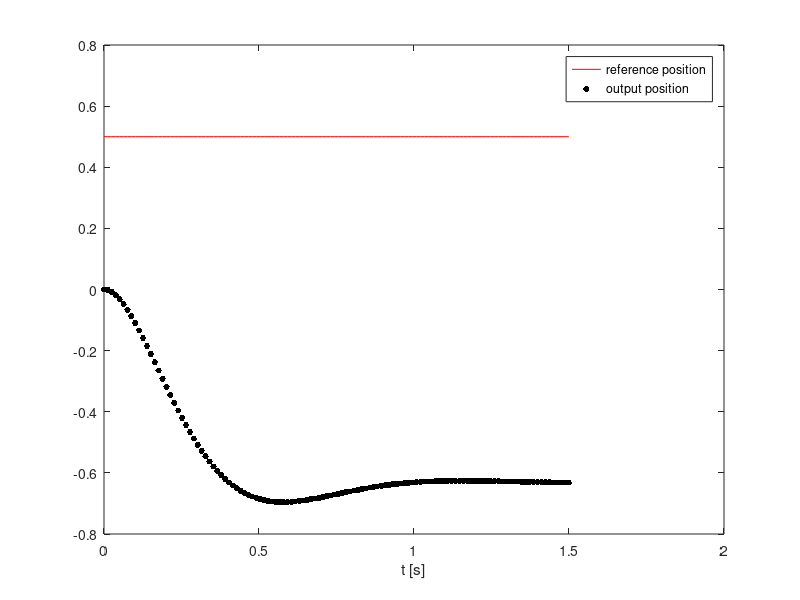

Recreate this plot in MATLAB.
clear all
clc
T=0.0126
%state-space model in modal coordinates
A = [0.9798 0.1232; -.1232 .9798];
B = [0.0127 ; 0.0375];
C=[.0306 -.0083];
D=[0];

Nmatrix = [C 0; A-eye(2) B]\[1;zeros(2,1)];
Nx = Nmatrix(1:2);
Nu = Nmatrix(3);

r = 0.5;
xr = Nx*r
uss = Nu*r;

%controller
%augmented model
zstar = [.9487+.0652i, .9487-.0652i]
K=acker(A,B,zstar)


t=(0:T:1.5)';
N=length(t);
x=zeros(2,N);
y=zeros(1,N);
u=zeros(1,N);
r=.5*ones(1,N);
xr=Nx*r;
uss=Nu*r;

u(1) = -K*(x(:,1)-xr(:,1));
for k =2:N
    x(:,k) = A*x(:,k-1) + B*u(k-1);
    y(k) = C*x(:,k) + D*u(k);
    u(k) = -K*(x(:,k)-xr(:,k));
end
figure
plot(t,r,'r-',t,y,'k.','markersize',14)
xlabel('t [s]'),legend('reference position','output position')
